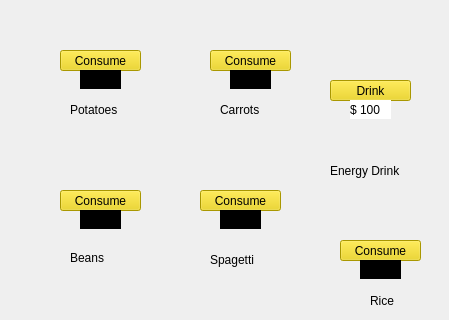
     <widget class="QWidget" name="kitchenPage">
      <property name="styleSheet">
       <string notr="true"/>
      </property>
      <widget class="QWidget" name="widget_25" native="true">
       <property name="geometry">
        <rect>
         <x>40</x>
         <y>160</y>
         <width>121</width>
         <height>81</height>
        </rect>
       </property>
       <property name="styleSheet">
        <string notr="true">border-image: url(:/images/images/beans.jpg);</string>
       </property>
       <widget class="QPushButton" name="consumeBeans">
        <property name="geometry">
         <rect>
          <x>20</x>
          <y>30</y>
          <width>81</width>
          <height>21</height>
         </rect>
        </property>
        <property name="styleSheet">
         <string notr="true">border-image: none;
color: black;
background-color: rgb(237, 212, 0);
</string>
        </property>
        <property name="text">
         <string>Consume</string>
        </property>
       </widget>
       <widget class="QLabel" name="beansCostLabel">
        <property name="geometry">
         <rect>
          <x>40</x>
          <y>50</y>
          <width>41</width>
          <height>19</height>
         </rect>
        </property>
        <property name="styleSheet">
         <string notr="true">border-image: none;
background-color: black;</string>
        </property>
        <property name="text">
         <string>$ 50</string>
        </property>
       </widget>
      </widget>
      <widget class="QWidget" name="widget_26" native="true">
       <property name="geometry">
        <rect>
         <x>190</x>
         <y>20</y>
         <width>120</width>
         <height>80</height>
        </rect>
       </property>
       <property name="styleSheet">
        <string notr="true">border-image: url(:/images/images/carrot.jpg);</string>
       </property>
       <widget class="QPushButton" name="consumeCarrot">
        <property name="geometry">
         <rect>
          <x>20</x>
          <y>30</y>
          <width>81</width>
          <height>21</height>
         </rect>
        </property>
        <property name="styleSheet">
         <string notr="true">border-image: none;
color: black;
background-color: rgb(237, 212, 0);
</string>
        </property>
        <property name="text">
         <string>Consume</string>
        </property>
       </widget>
       <widget class="QLabel" name="carrotCostLabel">
        <property name="geometry">
         <rect>
          <x>40</x>
          <y>50</y>
          <width>41</width>
          <height>19</height>
         </rect>
        </property>
        <property name="styleSheet">
         <string notr="true">border-image: none;
background-color: black;</string>
        </property>
        <property name="text">
         <string>$ 50</string>
        </property>
       </widget>
      </widget>
      <widget class="QWidget" name="widget_28" native="true">
       <property name="geometry">
        <rect>
         <x>40</x>
         <y>20</y>
         <width>120</width>
         <height>80</height>
        </rect>
       </property>
       <property name="styleSheet">
        <string notr="true">border-image: url(:/images/images/potatoes.jpg);
</string>
       </property>
       <widget class="QPushButton" name="consumePotatoes">
        <property name="geometry">
         <rect>
          <x>20</x>
          <y>30</y>
          <width>81</width>
          <height>21</height>
         </rect>
        </property>
        <property name="styleSheet">
         <string notr="true">border-image: none;
color: black;
background-color: rgb(237, 212, 0);
</string>
        </property>
        <property name="text">
         <string>Consume</string>
        </property>
       </widget>
       <widget class="QLabel" name="potatoCostLabel">
        <property name="geometry">
         <rect>
          <x>40</x>
          <y>50</y>
          <width>41</width>
          <height>19</height>
         </rect>
        </property>
        <property name="styleSheet">
         <string notr="true">border-image: none;
background-color: black;</string>
        </property>
        <property name="text">
         <string>$ 50</string>
        </property>
       </widget>
      </widget>
      <widget class="QWidget" name="widget_29" native="true">
       <property name="geometry">
        <rect>
         <x>320</x>
         <y>210</y>
         <width>120</width>
         <height>80</height>
        </rect>
       </property>
       <property name="styleSheet">
        <string notr="true">border-image: url(:/images/images/rice.png);</string>
       </property>
       <widget class="QPushButton" name="consumeRice">
        <property name="geometry">
         <rect>
          <x>20</x>
          <y>30</y>
          <width>81</width>
          <height>21</height>
         </rect>
        </property>
        <property name="styleSheet">
         <string notr="true">border-image: none;
color: black;
background-color: rgb(237, 212, 0);
</string>
        </property>
        <property name="text">
         <string>Consume</string>
        </property>
       </widget>
       <widget class="QLabel" name="riceCostLabel">
        <property name="geometry">
         <rect>
          <x>40</x>
          <y>50</y>
          <width>41</width>
          <height>19</height>
         </rect>
        </property>
        <property name="styleSheet">
         <string notr="true">border-image: none;
background-color: black;</string>
        </property>
        <property name="text">
         <string>$ 50</string>
        </property>
       </widget>
      </widget>
      <widget class="QWidget" name="widget_30" native="true">
       <property name="geometry">
        <rect>
         <x>180</x>
         <y>160</y>
         <width>120</width>
         <height>80</height>
        </rect>
       </property>
       <property name="styleSheet">
        <string notr="true">border-image: url(:/images/images/spagetti.jpg);</string>
       </property>
       <widget class="QPushButton" name="consumeSpagetti">
        <property name="geometry">
         <rect>
          <x>20</x>
          <y>30</y>
          <width>81</width>
          <height>21</height>
         </rect>
        </property>
        <property name="styleSheet">
         <string notr="true">border-image: none;
color: black;
background-color: rgb(237, 212, 0);
</string>
        </property>
        <property name="text">
         <string>Consume</string>
        </property>
       </widget>
       <widget class="QLabel" name="spagettiCostLabel">
        <property name="geometry">
         <rect>
          <x>40</x>
          <y>50</y>
          <width>41</width>
          <height>19</height>
         </rect>
        </property>
        <property name="styleSheet">
         <string notr="true">border-image: none;
background-color: black;</string>
        </property>
        <property name="text">
         <string>$ 50</string>
        </property>
       </widget>
      </widget>
      <widget class="QWidget" name="widget_27" native="true">
       <property name="geometry">
        <rect>
         <x>330</x>
         <y>20</y>
         <width>91</width>
         <height>141</height>
        </rect>
       </property>
       <property name="styleSheet">
        <string notr="true">border-image: url(:/images/images/energy-drink.jpg);</string>
       </property>
       <widget class="QPushButton" name="energyDrink">
        <property name="geometry">
         <rect>
          <x>0</x>
          <y>60</y>
          <width>81</width>
          <height>21</height>
         </rect>
        </property>
        <property name="styleSheet">
         <string notr="true">border-image: none;
color: black;
background-color: rgb(237, 212, 0);
</string>
        </property>
        <property name="text">
         <string>Drink</string>
        </property>
       </widget>
       <widget class="QLabel" name="energyDrinkLabel">
        <property name="geometry">
         <rect>
          <x>20</x>
          <y>80</y>
          <width>41</width>
          <height>19</height>
         </rect>
        </property>
        <property name="styleSheet">
         <string notr="true">border-image: none;
background-color: white;
color: black;</string>
        </property>
        <property name="text">
         <string>$ 100</string>
        </property>
       </widget>
      </widget>
      <widget class="QLabel" name="label_6">
       <property name="geometry">
        <rect>
         <x>70</x>
         <y>100</y>
         <width>67</width>
         <height>19</height>
        </rect>
       </property>
       <property name="styleSheet">
        <string notr="true">color: rgb(0, 0, 0);</string>
       </property>
       <property name="text">
        <string>Potatoes</string>
       </property>
      </widget>
      <widget class="QLabel" name="label_35">
       <property name="geometry">
        <rect>
         <x>220</x>
         <y>100</y>
         <width>67</width>
         <height>19</height>
        </rect>
       </property>
       <property name="styleSheet">
        <string notr="true">color: rgb(0, 0, 0);</string>
       </property>
       <property name="text">
        <string>Carrots</string>
       </property>
      </widget>
      <widget class="QLabel" name="label_36">
       <property name="geometry">
        <rect>
         <x>210</x>
         <y>250</y>
         <width>67</width>
         <height>19</height>
        </rect>
       </property>
       <property name="styleSheet">
        <string notr="true">color: black;</string>
       </property>
       <property name="text">
        <string>Spagetti</string>
       </property>
      </widget>
      <widget class="QLabel" name="label_37">
       <property name="geometry">
        <rect>
         <x>70</x>
         <y>250</y>
         <width>61</width>
         <height>16</height>
        </rect>
       </property>
       <property name="styleSheet">
        <string notr="true">color: rgb(0, 0, 0);</string>
       </property>
       <property name="text">
        <string>Beans</string>
       </property>
      </widget>
      <widget class="QLabel" name="label_38">
       <property name="geometry">
        <rect>
         <x>330</x>
         <y>160</y>
         <width>91</width>
         <height>21</height>
        </rect>
       </property>
       <property name="styleSheet">
        <string notr="true">color: rgb(0, 0, 0);</string>
       </property>
       <property name="text">
        <string>Energy Drink</string>
       </property>
      </widget>
      <widget class="QLabel" name="label_39">
       <property name="geometry">
        <rect>
         <x>370</x>
         <y>290</y>
         <width>41</width>
         <height>21</height>
        </rect>
       </property>
       <property name="styleSheet">
        <string notr="true">color: rgb(0, 0, 0);</string>
       </property>
       <property name="text">
        <string>Rice</string>
       </property>
      </widget>
     </widget>
